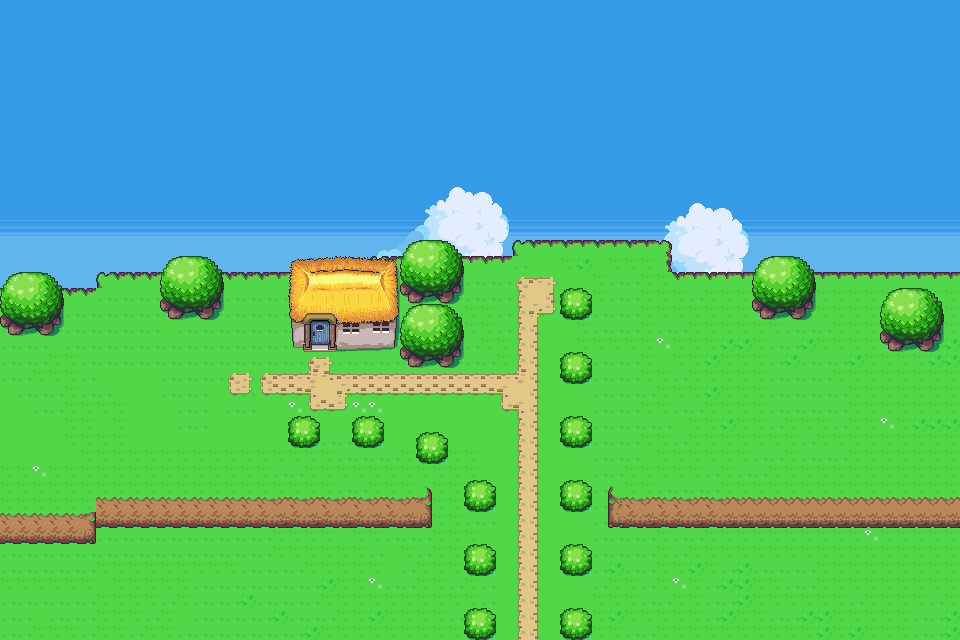

This is a level from a 2D game, rendered from its Tiled map with the project's own tilesets. A one-line summary and the map file follow, with tile-layer data summarised:
An orthogonal 60x40 tile map with 16x16 px tiles, 6 tile layers (Sky, Clouds, Base, Path, ...).

<map version="1.2" tiledversion="1.2.5" orientation="orthogonal" renderorder="right-down" width="60" height="40" tilewidth="16" tileheight="16" infinite="0" nextlayerid="22" nextobjectid="1">
 <tileset firstgid="1" source="minish-cup-style-tileset.tsx" />
 <layer id="16" name="Sky" width="60" height="40">
  <data>[2400 cells, 1260 non-empty, 4 distinct tile ids]</data>
 </layer>
 <layer id="17" name="Clouds" width="60" height="40">
  <data>[2400 cells, 234 non-empty, 126 distinct tile ids]</data>
 </layer>
 <layer id="18" name="Base" width="60" height="40">
  <data>[2400 cells, 1403 non-empty, 20 distinct tile ids]</data>
 </layer>
 <layer id="19" name="Path" width="60" height="40">
  <data>[2400 cells, 91 non-empty, 13 distinct tile ids]</data>
 </layer>
 <layer id="20" name="House" width="60" height="40">
  <data>[2400 cells, 42 non-empty, 42 distinct tile ids]</data>
 </layer>
 <layer id="21" name="Bushes" width="60" height="40">
  <data>[2400 cells, 144 non-empty, 20 distinct tile ids]</data>
 </layer>
</map>